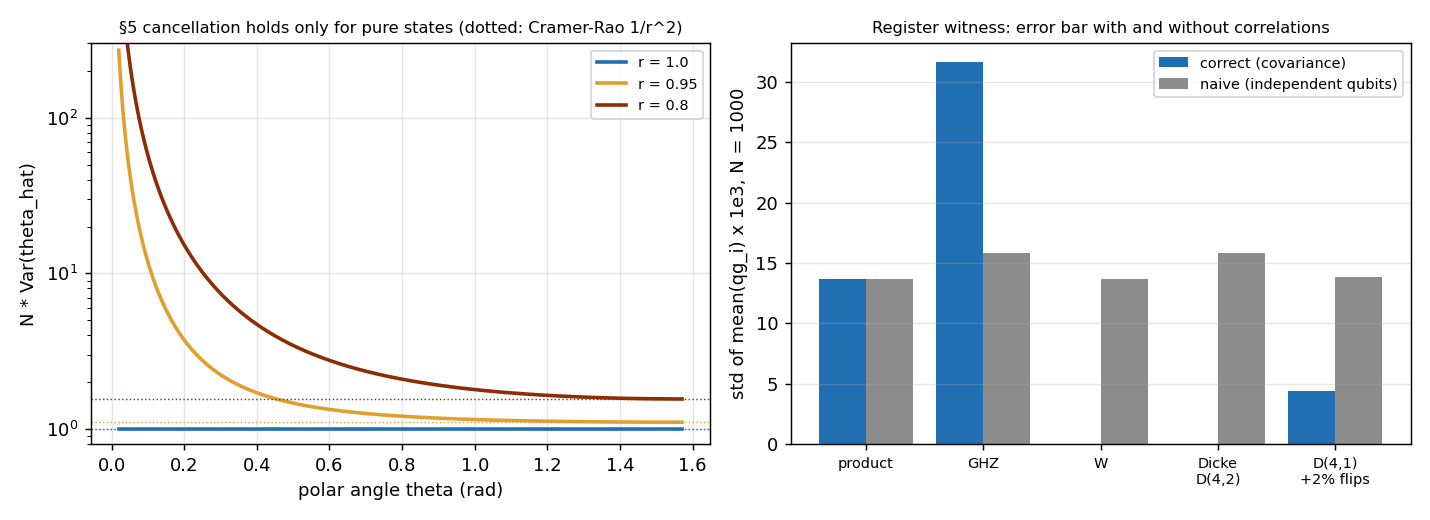

Write Python code to recreate this figure.
"""
§5 beyond one pure qubit: shot-noise propagation for mixed states and for
multi-qubit registers (qang.statistics).

A. Mixed qubit. §5 found Var(theta_hat) = 1/N for every theta: the
   vanishing shot noise at a pole exactly cancels the diverging Jacobian
   -1/sin(theta). For a qubit with Bloch length r < 1 (a noisy qubit, or
   one qubit of an entangled register) the outcome is never certain, so
   the cancellation fails:

       Var(theta_hat) = [1 + (1 - r^2) / (r^2 sin^2 theta)] / N,

   which equals the quantum Cramer-Rao bound 1/(N r^2) only at the
   equator and diverges at the poles. (It is the inverse of the Ramsey
   Fisher information of §36, F = (V^2 - qg^2)/(1 - qg^2) with V = r.)

B. Register. The per-qubit qg_i of an n-qubit register come from the
   same joint shots, so their estimators are correlated:

       Cov(qg_i_hat, qg_j_hat) = (<Z_i Z_j> - qg_i qg_j) / N,

   and any aggregate (the symmetry witness of §20-§30, a parity, an
   energy) needs the full covariance. The naive error bar (independent
   qubits) can be wrong in either direction: for a GHZ state it is n
   times too small, for a fixed-particle-number (Dicke) state the true
   variance of the witness is exactly zero.

C. Consequence for the symmetry witness. On a register that should hold
   exactly K excitations (the §20-§30 filters), the witness mean(qg_i)
   has no shot noise at all except from the leak itself, so a small
   leak is detected with far fewer shots than the naive error bar says.

Findings (python examples/multiqubit_error_propagation_qg.py; Monte Carlo
from multinomial sampling):

  A. N * Var(theta_hat), N = 1e4, 4000 trials (delta formula / sampled,
     % of trials clipped at the pole):

      theta     r = 1           r = 0.95             r = 0.8
      pi/2      1.00 / 0.99     1.11 / 1.10          1.56 / 1.55
      pi/4      1.00 / 1.01     1.22 / 1.22          2.13 / 2.13
      pi/8      1.00 / 1.00     1.74 / 1.74          4.84 / 4.90
      pi/16     1.00 / 1.01     3.84 / 3.93 (0 %)    15.8 / 19.4 (1 %)
      pi/64     1.00 / 1.11     45.9 / 18.6 (38 %)   235 / 38 (45 %)

     The cancellation is a pure-state property: with 5 % less purity the
     angular error at pi/16 is already twice as large (variance x 3.8),
     and at pi/64 the estimator sticks to the pole in 38-45 % of the
     trials (the sampled variance is then smaller than the formula only
     because the estimate is biased onto the pole). At the equator the
     error equals the Cramer-Rao bound 1/(N r^2).

  B. 4 qubits, N = 1000 shots, std of the register witness mean(qg_i)
     (x 1e-3), correct (covariance) / naive (independent) / sampled:

      product, theta = pi/3     13.7 / 13.7 / 13.8
      GHZ                       31.6 / 15.8 / 32.1
      W state                    0.0 / 13.7 /  0.0
      Dicke D(4, 2)              0.0 / 15.8 /  0.0
      D(4, 1) + 2 % bit flips    4.4 / 13.9 /  4.4

  C. Leak detection with the witness on D(4, 1) (target mean(qg) = 0.5),
     bit-flip rate 2 % per qubit: witness shift 0.020. Shots for a 3-sigma
     detection: 441 with the correct error bar, 4329 with the naive one
     (about 10 times more). If the full bitstrings are kept, counting the
     shots with the wrong excitation number (the kept fraction of the qg
     filter) is better still: 7.6 % of shots leak, so on an ideal device
     the first wrong-weight shot (about 13 shots) is conclusive; with
     readout errors the null rate is not zero and the count needs its own
     calibration. The witness error bar matters when only aggregate or
     per-qubit averages are recorded.

Honest scope. These are standard delta-method statistics; the content
is where §5's statement stops holding (mixed states) and which
covariance the register witnesses need. The leak numbers use simple
independent bit flips.
"""

import math
import os
import sys

import numpy as np

sys.path.insert(0, os.path.join(os.path.dirname(os.path.abspath(__file__)), ".."))

from qang import statistics as S  # noqa: E402

THETAS = (("pi/2", math.pi / 2), ("pi/4", math.pi / 4), ("pi/8", math.pi / 8), ("pi/16", math.pi / 16),
          ("pi/64", math.pi / 64))
RADII = (1.0, 0.95, 0.8)
N_QUBITS = 4


# --------------------------------------------------------------------- #
# A. mixed qubit
# --------------------------------------------------------------------- #
def sampled_theta_variance(theta, r, n_shots, trials=4000, seed=0):
    rng = np.random.default_rng(seed)
    p0 = (1 + r * math.cos(theta)) / 2
    q = 2 * rng.binomial(n_shots, p0, size=trials) / n_shots - 1
    x = q / r
    clipped = np.mean(np.abs(x) >= 1)
    th = np.arccos(np.clip(x, -1, 1))
    return float(np.var(th)), float(clipped)


def table_mixed(n_shots=10000, trials=4000):
    out = {}
    for name, th in THETAS:
        for r in RADII:
            v, c = sampled_theta_variance(th, r, n_shots, trials)
            out[(name, r)] = (n_shots * S.propagated_theta_variance_mixed(th, r, n_shots), n_shots * v, c)
    return out


# --------------------------------------------------------------------- #
# B. registers
# --------------------------------------------------------------------- #
def _weight(n):
    return np.array([bin(i).count("1") for i in range(2 ** n)])


def product_state(theta, n=N_QUBITS):
    p1 = math.sin(theta / 2) ** 2
    w = _weight(n)
    return p1 ** w * (1 - p1) ** (n - w)


def ghz(n=N_QUBITS):
    p = np.zeros(2 ** n)
    p[0] = p[-1] = 0.5
    return p


def dicke(k, n=N_QUBITS):
    w = _weight(n)
    p = (w == k).astype(float)
    return p / p.sum()


def bit_flips(p, eta, n=N_QUBITS):
    """Independent bit flips with probability eta on every qubit."""
    p = np.asarray(p, dtype=float).copy()
    idx = np.arange(2 ** n)
    for i in range(n):
        p = (1 - eta) * p + eta * p[idx ^ (1 << i)]
    return p


STATES = [("product, theta = pi/3", lambda: product_state(math.pi / 3)), ("GHZ", ghz), ("W state", lambda: dicke(1)),
          ("Dicke D(4, 2)", lambda: dicke(2)), ("D(4, 1) + 2 % bit flips", lambda: bit_flips(dicke(1), 0.02))]


def sampled_witness_std(p, n_shots, trials=4000, seed=1, n=N_QUBITS):
    rng = np.random.default_rng(seed)
    z = S._z_values(n)
    counts = rng.multinomial(n_shots, p, size=trials)  # (trials, 2^n)
    q = counts @ z.T / n_shots  # (trials, n)
    return float(np.std(q.mean(axis=1)))


def table_registers(n_shots=1000, trials=4000):
    out = {}
    for name, f in STATES:
        p = f()
        out[name] = (math.sqrt(S.register_witness_variance(p, N_QUBITS, n_shots)),
                     math.sqrt(S.register_witness_variance(p, N_QUBITS, n_shots, independent=True)),
                     sampled_witness_std(p, n_shots, trials))
    return out


# --------------------------------------------------------------------- #
# C. leak detection
# --------------------------------------------------------------------- #
def shots_for_detection(eta=0.02, k=1, sigmas=3.0, n=N_QUBITS):
    """Shots for the witness shift to reach `sigmas` standard errors, with
    the correct and the naive (independent-qubit) error bars."""
    target = 1 - 2 * k / n
    p = bit_flips(dicke(k, n), eta, n)
    q, _ = S.qg_covariance(p, n, 1)
    shift = abs(q.mean() - target)
    v_true = S.register_witness_variance(p, n, 1)
    v_naive = S.register_witness_variance(p, n, 1, independent=True)
    return shift, math.ceil(sigmas**2 * v_true / shift**2), math.ceil(sigmas**2 * v_naive / shift**2)


def make_figure(path):
    import matplotlib

    matplotlib.use("Agg")
    import matplotlib.pyplot as plt

    fig, (ax1, ax2) = plt.subplots(1, 2, figsize=(11, 4))
    th = np.linspace(0.02, math.pi / 2, 300)
    cols = {1.0: "#1f6fb2", 0.95: "#e0a030", 0.8: "#8c2d04"}
    for r in RADII:
        ax1.plot(th, [S.propagated_theta_variance_mixed(t, r, 1) for t in th], color=cols[r], lw=2, label=f"r = {r}")
        ax1.axhline(1 / r**2, color=cols[r], lw=0.8, ls=":")
    ax1.set_yscale("log")
    ax1.set_ylim(0.8, 300)
    ax1.set_xlabel("polar angle theta (rad)")
    ax1.set_ylabel("N * Var(theta_hat)")
    ax1.set_title("§5 cancellation holds only for pure states (dotted: Cramer-Rao 1/r^2)", fontsize=9)
    ax1.legend(fontsize=8)
    ax1.grid(alpha=0.3)
    t = table_registers(trials=2000)
    names = [n for n, _ in STATES]
    x = np.arange(len(names))
    ax2.bar(x - 0.2, [1e3 * t[n][0] for n in names], 0.4, color="#1f6fb2", label="correct (covariance)")
    ax2.bar(x + 0.2, [1e3 * t[n][1] for n in names], 0.4, color="#8c8c8c", label="naive (independent qubits)")
    ax2.set_xticks(x)
    ax2.set_xticklabels(["product", "GHZ", "W", "Dicke\nD(4,2)", "D(4,1)\n+2% flips"], fontsize=8)
    ax2.set_ylabel("std of mean(qg_i) x 1e3, N = 1000")
    ax2.set_title("Register witness: error bar with and without correlations", fontsize=9)
    ax2.legend(fontsize=8)
    ax2.grid(axis="y", alpha=0.3)
    fig.tight_layout()
    fig.savefig(path, dpi=130)


if __name__ == "__main__":
    import sys

    a = table_mixed()
    print("A. N * Var(theta_hat), N = 1e4: delta formula / sampled (clipped fraction)")
    for name, _ in THETAS:
        print(f"  {name:6s} " + "   ".join(f"r={r}: {a[(name, r)][0]:7.2f} / {a[(name, r)][1]:6.2f} ({a[(name, r)][2]:.2f})"
                                          for r in RADII))
    b = table_registers()
    print("\nB. std of the register witness x 1e3 (N = 1000): correct / naive / sampled")
    for name, _ in STATES:
        print(f"  {name:28s} {1e3 * b[name][0]:6.1f} / {1e3 * b[name][1]:6.1f} / {1e3 * b[name][2]:6.1f}")
    shift, n_true, n_naive = shots_for_detection()
    print(f"\nC. leak on D(4,1), 2 % bit flips: shift {shift:.4f}; shots for 3 sigma: {n_true} (correct), {n_naive} (naive)")
    if "--figure" in sys.argv:
        make_figure(__file__.replace(".py", ".png"))
